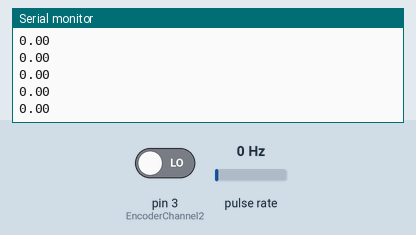
Simulated run of this sketch. Board: Arduino Uno, built with avr-gcc and run on an emulated ATmega328P. Shown: the last lines printed to the serial monitor. Wiring (inferred from the names in the program): pulse sensor: data pin 2. The inputs (shaded band) are chosen by the test bench; at power-on: pulse rate 0 Hz, pin 3 (EncoderChannel2) LOW.

Above: at 1.2 s.
1.3 s: pulse rate (sensor on pin 2) set to 4 Hz
At 1.53 s:
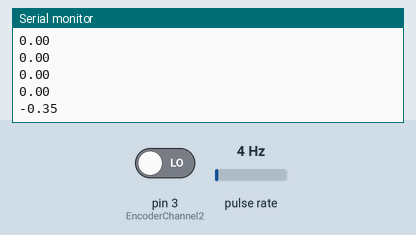
2.8 s: pin 3 (EncoderChannel2) driven HIGH
4.3 s: pulse rate (sensor on pin 2) set to 50 Hz
At 4.3 s:
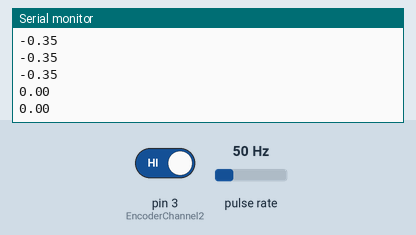
5.8 s: pin 3 (EncoderChannel2) driven LOW
Timing chart, 0 to 8.3 s (numbered marks = the images above; inputs shaded):
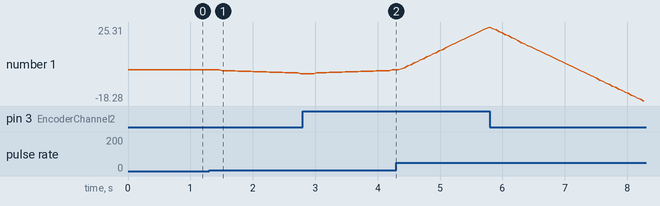

The sketch:

code_managment.ino
```cpp
#include "encoderRead.h"

void setup() {
  Serial.begin(9600);
  setup_encoder();
}

void loop() {
  float angle = read_encoder();// in [deg]
  Serial.println(angle);
  delay(50);
}
```

encoderRead.cpp
```cpp
#include "Arduino.h"

// Constants
#define EncoderChannel1 2 // pin channel 1 is on
#define EncoderChannel2 3 // pin channel 2 is on
const float anglePerPulse = 0.3515625; // angle pulse per revolution

// Variables
float total_angle = 0; // current shaft angle in degrees
int   count; // Counts since last reading of the encoder

// Functions

// prototypes for the functions
void setup_encoder();
float read_encoder();
void Chan1Rise();

// Sets up the encoder with interrupts and I/O
void setup_encoder() {
  // Set the encoder pin modes
  pinMode(EncoderChannel1, INPUT);
  pinMode(EncoderChannel2, INPUT);

  // Attach interrupt. Only look at rising edges of one channel for direction detection
  attachInterrupt(digitalPinToInterrupt(EncoderChannel1), Chan1Rise, RISING);
}

// Calculates the angle since the last reading
float read_encoder() {
  // Turn interrupts off to be safe.
  noInterrupts();

  // Increment angle based upon encoder counts
  total_angle  = total_angle + count * anglePerPulse;

  // Reset counts
  count = 0;

  // Turn interrupts back on
  interrupts();

  return total_angle;
}

// Check the direction and increments count
// Only increments or decrements counts cause floating point math
// inside of an interrtupt is a bit sketchy.
void Chan1Rise() {
  // check state of other channel
  switch (digitalRead(EncoderChannel2)) {
    case 1 : count++; break; // If high, increment
    case 0 : count--; break; // If low, decrement
  }
}
```

encoderRead.h
```cpp
// encoderRead.h

#ifndef HEADER_ENCODERREAD
  #define HEADER_ENCODERREAD

  // Prototype for setup function
  void setup_encoder( void );
  float read_encoder( void );
#endif
```

Measured:
- after the input at 1.3 s, the serial monitor: prints a new line after 0.21 s (image 1)
- plotted number 1: 0 → -2.11 after the input at 1.3 s, 0 → 25.31 after the input at 4.3 s
